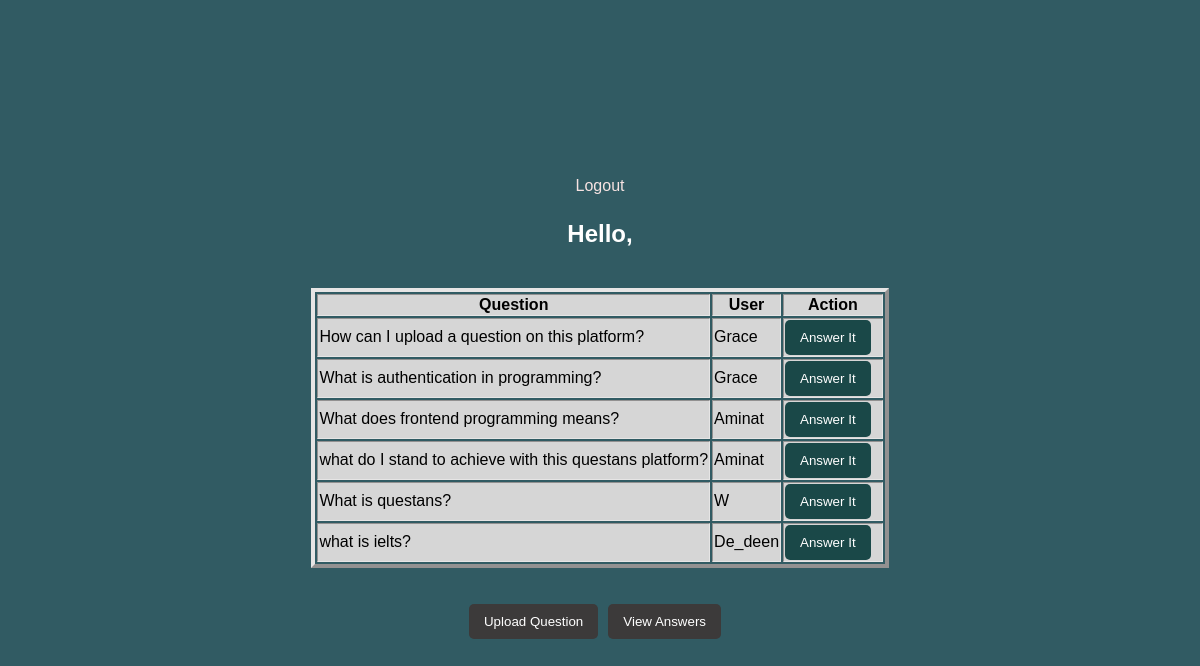
Page /dashboard.php on the committed database.
### tables this page shows
CREATE TABLE `questions` (
  `id` int(11) NOT NULL,
  `question` text NOT NULL,
  `user_id` int(11) NOT NULL,
  `created_at` timestamp NOT NULL DEFAULT current_timestamp() ON UPDATE current_timestamp()
);

CREATE TABLE `users` (
  `id` int(11) NOT NULL,
  `username` varchar(255) NOT NULL,
  `pass` varchar(255) NOT NULL,
  `created_at` timestamp NOT NULL DEFAULT current_timestamp() ON UPDATE current_timestamp()
);

### dashboard.php (the view, shortened to what this page needs)
<?php
include_once 'model/db_conn.php';
 ?>
<!DOCTYPE html>
<html>
<head>
	<link rel="stylesheet" type="text/css" href="assets/css/style.css">
</head>
<body>
    <div><a href="logout.php">Logout</a></div>
    <div style="margin-top: 5px; color: #fff">
        <h2>Hello, <?php echo $_SESSION['username']; ?></h2>
    </div>
    <div>
        <table border="4">
            <tr>
                <th>Question</th>
                <th>User</th>
                <th>Action</th>
            </tr>
            <?php
            $sql = mysqli_query($conn, "SELECT users.username, questions.id, questions.question
            FROM users
            JOIN questions ON users.id = questions.user_id");
            while ($result = mysqli_fetch_array($sql)) {?>
            <tr>
                <td><?php echo $result['question'];?></td>
                <td style="text-transform: capitalize"><?php echo $result['username'];?></td>
                <td><?php if($_SESSION['username'] !== $result['username']){?>
                    <button><a style="color: #fff; text-decoration: none" href="answer.php?question_id=<?php echo $result['id'] ?>">Answer It</a></button>
                     <?php } ?>
                </td>
            </tr>
            <?php } ?>
        </table>
    </div>
       <br><br>
    <div>
        <button style="background:#3c3a3a; float: left"><a style="color: #fff; text-decoration: none" href="ask-question.php">Upload Question</a></button>
        <button style="background:#3c3a3a; float: left"><a style="color: #fff; text-decoration: none" href="all-answers.php">View Answers</a></button>
        </div>
</body>
</html>

### assets/css/style.css (style rules this page uses)
body { background: #315b63; display: flex; justify-content: center; align-items: center; height: 100vh; flex-direction: column; }
* { font-family: sans-serif; box-sizing: border-box; }
a { text-decoration: none; color: #f7e3e2; }
h2 { text-align: center; margin-bottom: 40px; }
button { float: right; background: #560d02; float: left; padding: 10px 15px; color: #fff; border-radius: 5px; margin-right: 10px; border: none; }
table { border-color: #e6e5e5; }
tr { background-color: #d6d6d6; }
td button { background: #1a4848; float: left; }

### rows in the picture
questions: question "How can I upload a question on this platform?", user.username "Grace"
questions: question "What is authentication in programming?", user.username "Grace"
questions: question "What does frontend programming means?", user.username "Aminat"
questions: question "what do I stand to achieve with this questans platform?", user.username "Aminat"
questions: question "What is questans?", user.username "W"
questions: question "what is ielts?", user.username "De_deen"
